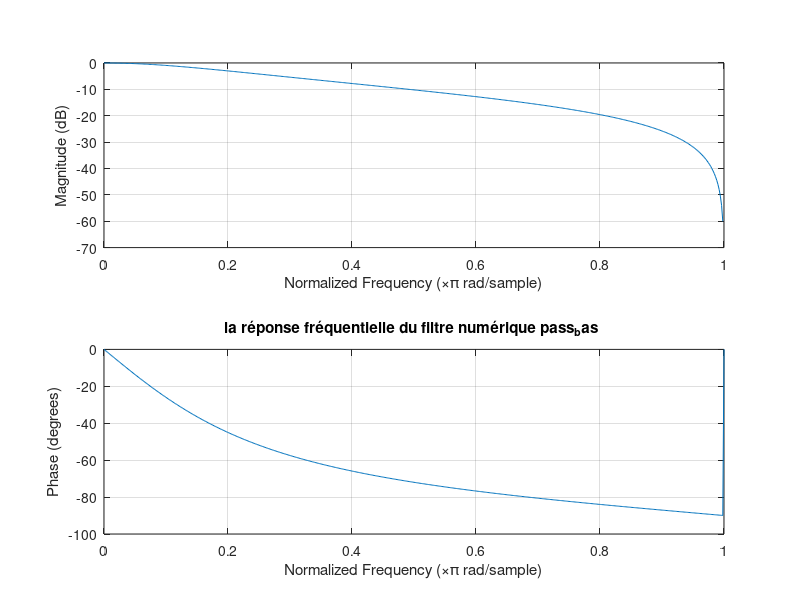
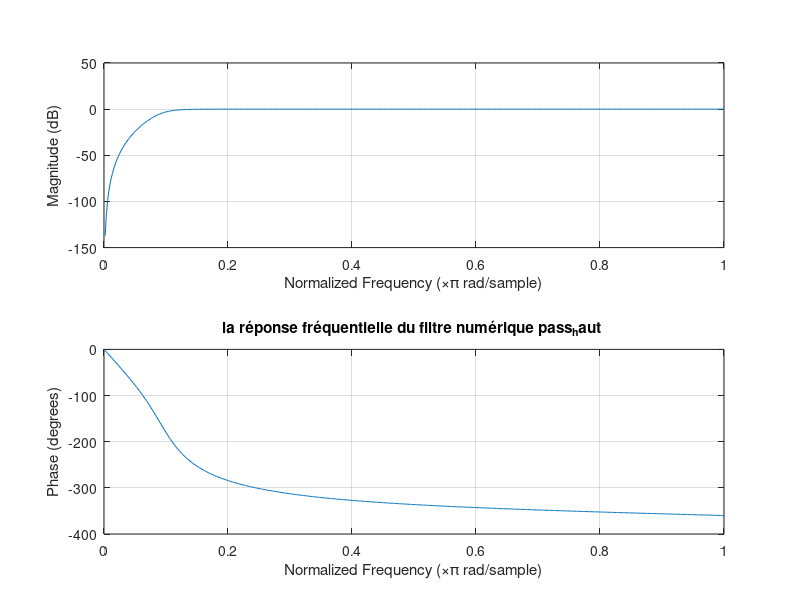

MATLAB code for these plots, in order: (Note: this script raises an error after producing the figures.)
close all
clear all
clc

T = 10;
fs = 1000;
t = 0:1/fs:T;
N = length(t);

f1 = 50;
f2 = 100;

A1 = 2;
A2 = 1;

% Signal combiné
s1 = A1*sin(2*pi*f1*t);
s2 = A2*sin(2*pi*f2*t);
signal = s1 + s2;
subplot(2,1,1)
plot(t,signal)
fshift = (-N/2:N/2-1)*(fs/N);
f = (0:N-1)*(fs/N);
y = fft(signal);
subplot(2,1,2)
plot(fshift, fftshift(abs(y)));

sound(s1);
%%

%creation des filtres

%fonction Butter

%filtre pass_bas
fc_bas=f2/(fs/2);%la fréquence de coupure pour faire passer la fréquence du signal 2 (100) et éliminer la fréquence (50)
[b_low,a_low] = butter(1,fc_bas,'low');


%filtre_pass_haut
fc_haut=f1/(fs/2);%la fréquence de coupure pour faire passer la fréquence du signal 1 (50) et éliminer la fréquence (100)
[b_high,a_high] = butter(4,fc_haut,'high');


%tracage des signaux 
figure(1)
freqz(b_low,a_low);
title("la réponse fréquentielle du filtre numérique pass_bas ");
grid on
figure(2)
freqz(b_high,a_high);
title("la réponse fréquentielle du filtre numérique pass_haut ");
grid on

%%
%{
%fonction Cheby

%filtre pass_bas
%fc_bas=f2/(fs/2);%la fréquence de coupure pour faire passer la fréquence du signal 2 (100) et éliminer la fréquence (50)
[b1_low,a1_low] = cheby1(4,fc_bas,'low');


%filtre_pass_haut
%fc_haut=f1/(fs/2);%la fréquence de coupure pour faire passer la fréquence du signal 1 (50) et éliminer la fréquence (100)
[b1_high,a1_high] = cheby1(4,fc_haut,'high');


%tracage des signaux 
figure(3)
freqz(b1_low,a1_low);
title("la réponse fréquentielle du filtre numérique pass_bas ");
grid on
figure(4)
freqz(b1_high,a1_high);
title("la réponse fréquentielle du filtre numérique pass_haut ");
grid on

%}

%% 
%les signaux de sorties :
s1 = A1*sin(2*pi*f1*t);
s2 = A2*sin(2*pi*f2*t);
signal = s1 + s2;
fc_bas=f2/(fs/2);%la fréquence de coupure pour faire passer la fréquence du signal 2 (100) et éliminer la fréquence (50)
[b_low,a_low] = butter(1,fc_bas,'low');
y_low = filter(b_low, a_low, signal);
sound(y_low);
%% filtrage de sons 

[son1,Fe1]=audioread("affreux.wav");
[son2,Fe2]=audioread("akesuper.wav");

N1=length(son1);
N2=length(son2);

Te1 = 1/Fe1;
t1 = 0:Te1:(N1-1)*Te1;

Te2 = 1/Fe2;
t2 = 0:Te2:(N2-1)*Te2;


subplot(221)
plot(son1);
title('representation temporelle du signal audio1 ')
xlabel('t')
ylabel('Amplitude')
grid on

subplot(223)
plot(son2);
title('representation temporelle du signal audio2 ')
xlabel('t')
ylabel('Amplitude')
grid on

sound(son1)

%sound(son2)

%%Fe1_2=Fe1*1.15;%la frequence d'echantillonage normale
%%Fe2_2=Fe2*1.15;

%Analyse frequentielle du son1

fshift = (-N1/2:N1/2-1)*(Fe1/N1); % le pas de discrétisation : Fe/N
transfF=fft(son1); % transformée de fourirer

subplot(222)
plot(fshift,fftshift(abs(transfF)));
title('representation fréquentielle du signal audio1 ')
xlabel('f')
ylabel('Amplitude')
grid on

%Analyse frequentielle du son2

fshift2 = (-N2/2:N2/2-1)*(Fe2/N2); % le pas de discrétisation : Fe/N
transfF2=fft(son2); % transformée de fourirer

subplot(224)
plot(fshift2,fftshift(abs(transfF2)));
title('representation fréquentielle du signal audio2 ')
xlabel('f')
ylabel('Amplitude')
grid on

%%

subplot(221)
snoise1 = son1+0.05*randn(size(son1));
plot(t1,snoise1)
xlabel('t');
ylabel('snoise1');
title('Représentation temporelle du signal bruité');
grid on


subplot(222)
ysnoise1=fft(snoise1);
plot(fshift,fftshift(abs(ysnoise1)*2/N1));
xlabel('f');
ylabel('Amplitude');
title('Représentation fréquentielle en amplitude du signal bruité');
grid on

subplot(223)
snoise2 = son2+0.05*randn(size(son2));
plot(t2,snoise2)
xlabel('t');
ylabel('snoise2');
title('Représentation temporelle du signal bruité');
grid on

subplot(224)
ysnoise2=fft(snoise2);
plot(fshift2,fftshift(abs(ysnoise2)*2/N2));
xlabel('f');
ylabel('Amplitude');
title('Représentation fréquentielle en amplitude du signal bruité');
grid on

sound(snoise1)

%% filtrage numerique

[a_noise1,b_noise1] = butter(1,0.6,"low")


figure(1)
freqz(a_noise1,b_noise1);
title("la réponse fréquentielle du filtre numérique pass_bas ");
grid on

son1_filter = filter(a_noise1,b_noise1,snoise1);
sound(son1_filter)

%%[a_noise2,b_noise2] = butter(1,0.4,"high")
%%son2_filter = filter(a_noise1,b_noise2,son1_filter);
%sound(son2_filter)

% son1_filter_FFT = fft(son1_filter);
% plot(fshift,fftshift(abs(son1_filter)));

% Enregistrement du signal filtré
wavwrite(son1_filter,Fe1,'bruit_filtre.wav');